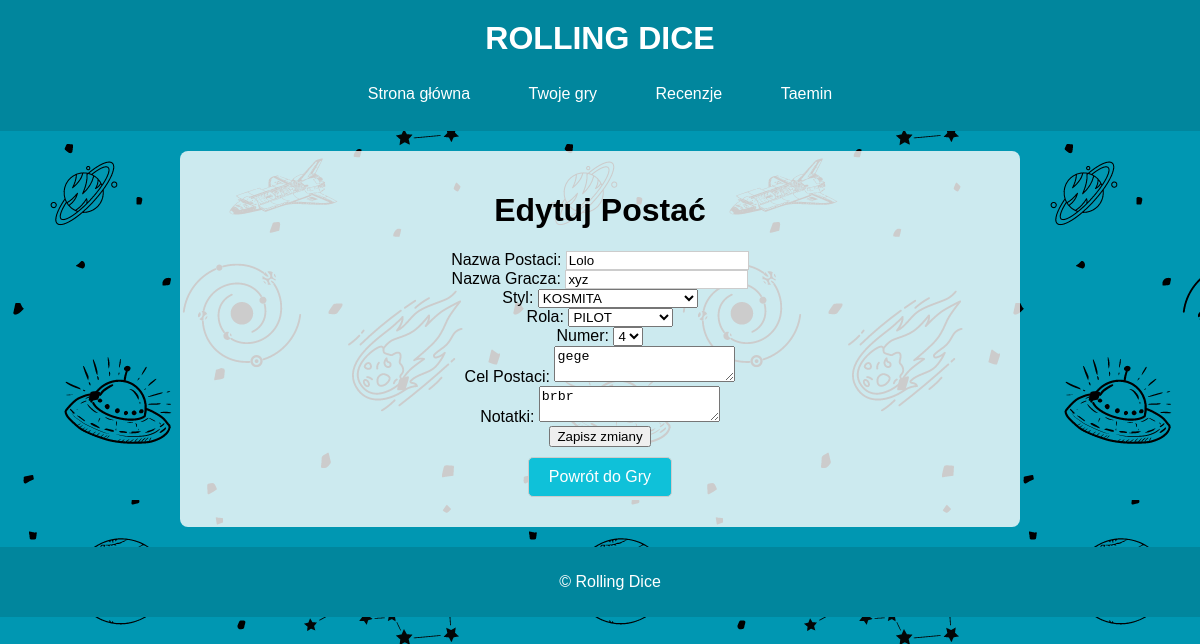
Screenshot of /edit_character.php?id=1&gameId=1 (signed in) with the database file from the repository.
### tables this page shows
CREATE TABLE `postacie` (
  `id` int(10) UNSIGNED NOT NULL,
  `idGry` int(10) UNSIGNED NOT NULL,
  `nazwa_postaci` varchar(50) NOT NULL,
  `nazwa_gracza` varchar(50) NOT NULL,
  `idStyl` int(10) UNSIGNED NOT NULL,
  `idRola` int(10) UNSIGNED NOT NULL,
  `numer` int(10) UNSIGNED NOT NULL,
  `cel_postaci` varchar(100) NOT NULL,
  `notatki` varchar(200) NOT NULL,
  `obrazek` varchar(50) NOT NULL
);

CREATE TABLE `styl` (
  `id` int(10) UNSIGNED NOT NULL,
  `nazwa` varchar(50) NOT NULL
);

CREATE TABLE `rola` (
  `id` int(10) UNSIGNED NOT NULL,
  `nazwa` varchar(50) NOT NULL
);

### edit_character.php (the view, shortened to what this page needs)
<?php
require('db.php');
$characterId = isset($_GET['id']) ? intval($_GET['id']) : 0;
$gameId = isset($_GET['gameId']) ? intval($_GET['gameId']) : 0;
$sql = "SELECT * FROM postacie WHERE id = ? AND idGry = ?";
$stmt = $conn->prepare($sql);
$stmt->bind_param("ii", $characterId, $gameId);
$stmt->execute();
$result = $stmt->get_result();
$character = $result->fetch_assoc();
$stylesResult = $conn->query("SELECT id, nazwa FROM styl");
$rolesResult = $conn->query("SELECT id, nazwa FROM rola");
?>
<!DOCTYPE html>
<html lang="pl">
<head>
    <link rel="stylesheet" href="styles.css">
</head>
<body>
    <?php include 'menu.php'; ?>
    <div class="content">
        <h1>Edytuj Postać</h1>
        <form method="post" action="update_character.php">
            <label for="nazwa_postaci">Nazwa Postaci:</label>
            <input type="text" id="nazwa_postaci" name="nazwa_postaci" value="<?= htmlspecialchars($character['nazwa_postaci']); ?>" required><br>
            <label for="nazwa_gracza">Nazwa Gracza:</label>
            <input type="text" id="nazwa_gracza" name="nazwa_gracza" value="<?= htmlspecialchars($character['nazwa_gracza']); ?>" required><br>
            <label for="idStyl">Styl:</label>
            <select id="idStyl" name="idStyl" required>
                <?php while ($style = $stylesResult->fetch_assoc()): ?>
                    <option value="<?= $style['id']; ?>" <?= $style['id'] == $character['idStyl'] ? 'selected' : ''; ?>>
                        <?= htmlspecialchars($style['nazwa']); ?>
                    </option>
                <?php endwhile; ?>
            </select><br>
            <label for="idRola">Rola:</label>
            <select id="idRola" name="idRola" required>
                <?php while ($role = $rolesResult->fetch_assoc()): ?>
                    <option value="<?= $role['id']; ?>" <?= $role['id'] == $character['idRola'] ? 'selected' : ''; ?>>
                        <?= htmlspecialchars($role['nazwa']); ?>
                    </option>
                <?php endwhile; ?>
            </select><br>
            <label for="numer">Numer:</label>
            <select id="numer" name="numer" required>
                <?php for ($i = 2; $i <= 5; $i++): ?>
                    <option value="<?= $i; ?>" <?= $i == $character['numer'] ? 'selected' : ''; ?>>
                        <?= $i; ?>
                    </option>
                <?php endfor; ?>
            </select><br>
            <label for="cel_postaci">Cel Postaci:</label>
            <textarea id="cel_postaci" name="cel_postaci" required><?= htmlspecialchars($character['cel_postaci']); ?></textarea><br>
            <label for="notatki">Notatki:</label>
            <textarea id="notatki" name="notatki"><?= htmlspecialchars($character['notatki']); ?></textarea><br>
            <input type="submit" value="Zapisz zmiany">
        </form>
        <a href="play_game.php?id=<?= $gameId; ?>" class="button">Powrót do Gry</a>
    </div>
    <footer>
        <p>&copy; Rolling Dice</p>
    </footer>
</body>
</html>

### styles.css (style rules this page uses)
html, body { height: 100%; margin: 0; padding: 0; display: grid; grid-template-rows: auto 1fr auto; background-image: url('tlo.png'); }
body { font-family: Arial, sans-serif; background-color: #f4f4f4; text-align: center; }
.content { width: 800px; margin: 20px auto; padding: 20px; background-color: rgba(255, 255, 255, 0.8); border-radius: 8px; text-align: center; }
footer { text-align: center; padding: 10px; background-color: #01869d; color: #fff; width: 100%; }
.button { background-color: #0fc1d9; color: white; padding: 10px 20px; text-align: center; text-decoration: none; display: inline-block; font-size: 16px; margin: 10px 0; border-radius: 5px; cursor: pointer; }
input[type="text"], button, .button { box-shadow: none; outline: none; border: 1px solid #ccc; }

### rows the page displays
postacie: nazwa_postaci "Lolo", nazwa_gracza "xyz", idStyl "KOSMITA", idRola "PILOT", numer "4", cel_postaci "gege", notatki "brbr"

### other values shown
$_SESSION['username'] "Taemin"
